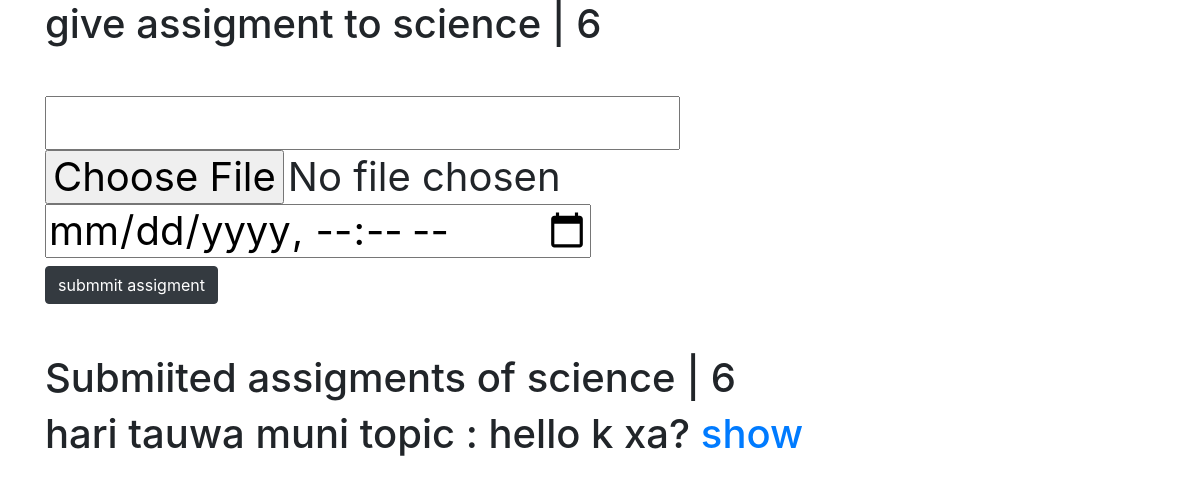
Page /add_assigment/16 (signed in) on the committed database.
### home/models.py (models this page shows)
class Subject(models.Model):
    name = models.CharField(max_length=100)
    grade = models.ForeignKey(grade, on_delete=models.CASCADE)
    def __str__(self):
        return self.name + " | " + str(self.grade.name)

class grade(models.Model):
    name = models.IntegerField()
    def __str__(self):
        return ("class: "+str(self.name))

class submmitted_assigmet(models.Model):
    student = models.ForeignKey(student, on_delete=models.CASCADE)
    assigment = models.OneToOneField('Assigment', on_delete=models.DO_NOTHING)
    submitted = models.FileField(
        upload_to='media/student_subbmit_assigment', max_length=100)
    subject = models.ForeignKey('Subject', on_delete=models.CASCADE)
    def __str__(self):
        return f'{self.student} , | {self.assigment}'

class student(models.Model):
    user_name = models.OneToOneField(User, on_delete=models.CASCADE)
    full_name = models.CharField(max_length=20)
    grade = models.ForeignKey(grade, on_delete=models.CASCADE)
    age = models.IntegerField(null=True)
    father_name = models.CharField(max_length=20)
    mothers_name = models.CharField(max_length=20)
    joined_year = models.DateField(auto_now=True, null=True)
    email = models.EmailField()
    def __str__(self):
        return str(self.full_name)

class Assigment(models.Model):
    name = models.FileField(upload_to='media/techer_give_assigment')
    topic = models.CharField(max_length=20)
    garde = models.ForeignKey(grade, on_delete=models.CASCADE)
    teacher = models.ForeignKey(Teacher, on_delete=models.CASCADE)
    subject = models.ForeignKey(Subject, on_delete=models.CASCADE)
    due_date = models.DateTimeField()
    def __str__(self):
        return f'{self.name} | {self.garde} | {self.teacher} | {self.subject}'

### home/views.py (the view, shortened to what this page needs)
# urls.py: path('add_assigment/<int:pk>', add_assigment, name="add_assigment"),
@login_required(login_url='login')
def add_assigment(request, pk):
    try:
        give_assigment = Subject.objects.get(pk=pk)
        Show_assigment = submmitted_assigmet.objects.filter(
            subject=give_assigment)
    except:
        return redirect('home')
    print(give_assigment, Show_assigment)
    print(Show_assigment)
    context = {
        'assigment': give_assigment,
        'student_ass': Show_assigment,
    }
    return render(request, 'teacher_submmit.html', context)

### home/models.py (called while the page is built)
    def __str__(self):
        return str(self.full_name)

### templates/teacher_submmit.html (shortened to what this page needs)
<!DOCTYPE html>
<html lang="en">
  <head>
    <link
      rel="stylesheet"
      href="https://cdn.jsdelivr.net/npm/bootstrap@4.5.3/dist/css/bootstrap.min.css"
    />
  </head>
  <body>
    <div class="container">
      <h1>
        give assigment to {{assigment}}
        <br />
        <br />
        <form method="POST" enctype="multipart/form-data">
          <input type="text" name="assigment" />
          <input type="file" id="file" name="file" />
          <input type="datetime-local" name="date_s" />
          <br />
          <button class="btn btn-dark">submmit assigment</button>
          <br />
          <br />
          Submiited assigments of {{assigment}}
          <br />
        </form>
        {% if student_ass %} {%for assi in student_ass %}
        {{assi.student.full_name}} topic : {{assi.assigment.topic}}
        <a href="{{assi.submitted.url}}" target="_blank">show</a>
        {% endfor %} {% else %} no one has submitted assigments {% endif %}
      </h1>
    </div>
  </body>
</html>

### rows in the picture
Subject: name+grade "science | 6"
submmitted_assigmet: student.full_name "hari tauwa muni", assigment.topic "hello k xa?"
